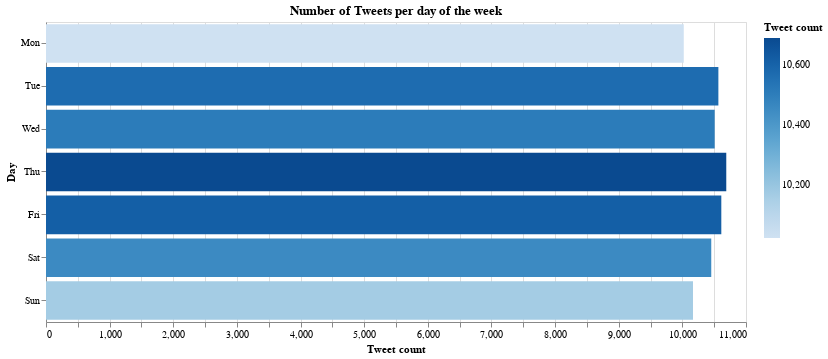

Write notebook code for a chart like this one.
### Markdown cell above
The bar chart is created:

### Code cell
df = pd.DataFrame.from_dict(count, orient='index').reset_index()
df = df.rename(columns={'index':'Day',0:'Tweet count'})



chart = alt.Chart(df).mark_bar().encode(
    x = alt.X('Tweet count:Q'),
    y = alt.Y('Day', sort = ['Mon','Tue','Wed','Thu','Fri','Sat','Sun']),
    color=alt.Color('Tweet count:Q',scale=alt.Scale(scheme="blues"))
).transform_window(
    rank='rank(count)',
    sort=[alt.SortField('count', order='descending')]
).properties(width=700, height=300,  title = "Number of Tweets per day of the week")

chart

### Figure 1 — Vega-Lite specification as saved in the notebook (floating-point values rounded to 4 significant figures)
{"config": {"view": {"continuousWidth": 400, "continuousHeight": 300}}, "data": {"name": "data-f5cda8e8c16a9b3059fecd7082d1df4a"}, "mark": "bar", "encoding": {"color": {"type": "quantitative", "field": "Tweet count", "scale": {"scheme": "blues"}}, "x": {"type": "quantitative", "field": "Tweet count"}, "y": {"type": "nominal", "field": "Day", "sort": ["Mon", "Tue", "Wed", "Thu", "Fri", "Sat", "Sun"]}}, "height": 300, "title": "Number of Tweets per day of the week", "transform": [{"window": [{"op": "rank", "field": "count", "as": "rank"}], "sort": [{"field": "count", "order": "descending"}]}], "width": 700, "$schema": "https://vega.github.io/schema/vega-lite/v4.8.1.json", "datasets": {"data-f5cda8e8c16a9b3059fecd7082d1df4a": [{"Day": "Tue", "Tweet count": 10566}, {"Day": "Wed", "Tweet count": 10508}, {"Day": "Thu", "Tweet count": 10690}, {"Day": "Fri", "Tweet count": 10612}, {"Day": "Sat", "Tweet count": 10454}, {"Day": "Sun", "Tweet count": 10167}, {"Day": "Mon", "Tweet count": 10022}]}}
